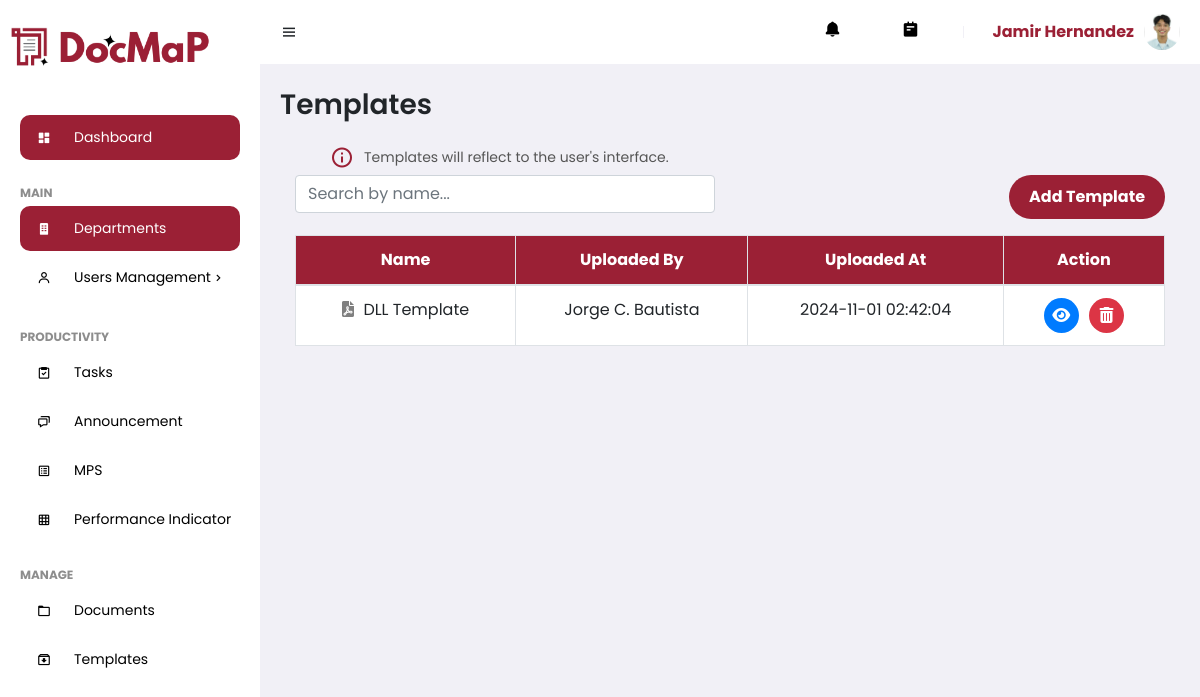
The app's page /Admin/templates.php (signed in) with its own data.
### tables this page shows
CREATE TABLE `useracc` (
  `UserID` int(11) NOT NULL,
  `Username` varchar(255) NOT NULL,
  `Password` varchar(255) NOT NULL,
  `fname` varchar(255) NOT NULL,
  `mname` varchar(255) NOT NULL,
  `lname` varchar(255) NOT NULL,
  `bday` date NOT NULL,
  `mobile` varchar(255) NOT NULL,
  `sex` enum('Male','Female') NOT NULL,
  `address` text NOT NULL,
  `email` varchar(255) NOT NULL,
  `profile` varchar(255) DEFAULT 'profile.jpg',
  `date_registered` timestamp NOT NULL DEFAULT current_timestamp(),
  `Status` enum('Pending','Approved','Rejected') NOT NULL,
  `role` enum('Admin','Department Head','Teacher') NOT NULL DEFAULT 'Teacher',
  `Rank` varchar(255) DEFAULT NULL,
  `dept_ID` int(11) DEFAULT NULL
);

CREATE TABLE `templates` (
  `TemplateID` int(11) NOT NULL,
  `UserID` int(11) DEFAULT NULL,
  `name` varchar(255) NOT NULL,
  `filename` varchar(255) NOT NULL,
  `mimetype` varchar(100) NOT NULL,
  `size` int(11) NOT NULL,
  `uri` varchar(500) NOT NULL,
  `created_at` timestamp NOT NULL DEFAULT current_timestamp()
);

### Admin/templates.php (the view, shortened to what this page needs)
<?php
include 'connection.php';
function getFileIcon($filename) {
    $extension = pathinfo($filename, PATHINFO_EXTENSION);
    switch (strtolower($extension)) {
        case 'pdf':
            return 'fas fa-file-pdf';
    }
}
$query = "SELECT t.TemplateID, t.name, t.filename, t.created_at,
          CONCAT(u.fname, ' ', u.mname, '.', ' ', u.lname) AS uploaded_by
          FROM templates t
          JOIN useracc u ON t.UserID = u.UserID";
$result = mysqli_query($conn, $query);
$rowCount = mysqli_num_rows($result);
?>
<!DOCTYPE html>
<html lang="en">
<head>
    <link href='https://unpkg.com/boxicons@2.0.9/css/boxicons.min.css' rel='stylesheet'>
    <link href="https://cdnjs.cloudflare.com/ajax/libs/font-awesome/6.0.0-beta3/css/all.min.css" rel="stylesheet">
    <link href="https://stackpath.bootstrapcdn.com/bootstrap/4.5.2/css/bootstrap.min.css" rel="stylesheet">
    <link rel="stylesheet" href="assets/css/styles.css">
</head>
<body>
    <section id="sidebar">
        <?php include 'navbar.php'; ?>
    </section>
    <section id="content">
        <?php include 'topbar.php'; ?>
        <main>
            <h2 class="title mb-4">Templates</h2>
                <div class="info-message" style="display: flex; align-items: center; margin-top: 10px;">
                    <i class='bx bx-info-circle'style="font-size: 24px; margin-right: 10px; color:#9B2035; "></i>
                    <p style="font-size: 14px; color: #555; margin: 0;">
                        Templates will reflect to the user's interface.
                    </p>
                </div>
            <div class="container">
                <div class="row mb-3">
                    <div class="col-md-6">
                        <input type="text" id="searchInput" class="form-control" placeholder="Search by name...">
                    </div>
                    <div class="col-md-6 text-right">
                        <button class="btnTemplate"  data-toggle="modal" data-target="#uploadModal">Add Template</button>
                    </div>
                </div>
                <table class="table table-bordered">
                    <thead>
                        <tr>
                            <th>Name</th>
                            <th>Uploaded By</th>
                            <th>Uploaded At</th>
                            <th>Action</th>
                        </tr>
                    </thead>
                    <tbody id="templateTableBody">
                        <?php if ($rowCount > 0) { ?>
                            <?php while ($row = mysqli_fetch_assoc($result)) { ?>
                                <tr>
                                    <td>
                                        <i style="margin-right:5px; color:grey;" class="<?php echo getFileIcon($row['filename']); ?>"></i>
                                        <?php echo htmlspecialchars($row['name']); ?>
                                    </td>
                                    <td><?php echo htmlspecialchars($row['uploaded_by']); ?></td>
                                    <td><?php echo htmlspecialchars($row['created_at']); ?></td>
                                    <td>
                                        <a href="Templates/<?php echo $row['filename']; ?>" target="_blank" class="btn btn-circle btn-view" title="View">
                                            <i class="fas fa-eye"></i>
                                        </a>
                                        <a href="#" class="btn btn-circle btn-delete" title="Delete"
                                           onclick="confirmDelete('<?php echo $row['TemplateID']; ?>', '<?php echo $row['filename']; ?>'); return false;">
                                           <i class="fas fa-trash-alt"></i>
                                        </a>
                                    </td>
                                </tr>
                            <?php } ?>
                        <?php } else { ?>
                            <tr>
                                <td colspan="4" class="text-center">No templates available.</td>
                            </tr>
                        <?php } ?>
                    </tbody>
                </table>
            </div>
        </main>
    </section>
</body>
</html>

### Admin/topbar.php (shortened to what this page needs)
<nav>
    <i class='bx bx-menu toggle-sidebar'></i>
    <a href="#" class="nav-link">
        <?php
        if (isset($_SESSION['user_id'])) {
        ?>
        <i class='bx bxs-bell icon' id="notification-icon"></i>
            <?php
            } else {
                echo "User not logged in.";
            }
            ?>
    </a>
    <a href="#" class="nav-link">
        <i class='bx bxs-notepad icon'></i>
    </a>
    <div class="profile">
        <?php
        include 'connection.php';
        if (isset($_SESSION['user_id'])) {
            $userId = $_SESSION['user_id'];
            $sql = "SELECT Profile, CONCAT(fname, ' ', lname) AS fullname FROM useracc WHERE UserID = ?";
            $stmt = $conn->prepare($sql);
            if ($stmt) {
                $stmt->bind_param("s", $userId);
                $stmt->execute();
                $stmt->bind_result($profileImage, $fullName);
                $profileImagePath = "../img/UserProfile/" . $profileImage;
                if (file_exists($profileImagePath)) {
                    echo "<span class='user-name'>{$fullName}</span>";
                    echo "<img src='{$profileImagePath}' alt='Profile Image' class='profile-image'>";
                } else {
                    echo "<span class='user-name'>{$fullName}</span>";
                    echo "<img src='default_profile_image.jpg' alt='Profile Image' class='profile-image'>";
                }
            } else {
                echo "Error preparing statement: " . $conn->error;
            }
        } else {
            echo "User not logged in.";
        }
        ?>
    </div>
</nav>

### Admin/assets/css/styles.css (style rules this page uses)
* { font-family: 'Poppins', sans-serif; margin: 0; padding: 0; box-sizing: border-box; }
:root { --grey: #F1F0F6; --dark-grey: #8D8D8D; --light: #fff; --dark: #000; --green: #81D43A; --light-green: #E3FFCB; --blue: #9B2035; --light-blue: #D0E4FF; --dark-blue: #0C5FCD; --red: #FC3B56; }
html { overflow-x: hidden; }
body { background: var(--grey); overflow-x: hidden; }
a { text-decoration: none; }
#sidebar { position: fixed; max-width: 260px; width: 100%; background: var(--light); top: 0; left: 0; height: 100%; overflow-y: auto; scrollbar-width: none; transition: all .3s ease; z-index: 200; }
#content { position: relative; width: calc(100% - 260px); left: 260px; transition: all .3s ease; }
nav { background: var(--light); height: 64px; padding: 0 20px; display: flex; align-items: center; grid-gap: 28px; position: sticky; top: 0; left: 0; z-index: 100; }
nav .toggle-sidebar { font-size: 18px; cursor: pointer; }
nav .nav-link { position: relative; }
nav .nav-link .icon { font-size: 18px; color: var(--dark); }
nav .profile { position: relative; }
nav .profile img { width: 36px; height: 36px; border-radius: 50%; object-fit: cover; cursor: pointer; }
main { width: 100%; padding: 24px 20px 20px 20px; }
main .title { font-size: 28px; font-weight: 600; margin-bottom: 10px; }

### Admin/templates.php (style rules this page uses)
table { width: 80%; border-collapse: collapse; }
th, td { text-align: center; padding: 10px; }
th { background-color: #9B2035; color: white; }
td { background-color: #ffff; }
.btn-circle { width: 35px; height: 35px; border-radius: 50%; display: inline-flex; align-items: center; justify-content: center; color: white; font-size: 16px; margin: 0 3px; text-decoration: none; }
.btn-view { background-color: #007bff; }
.btn-delete { background-color: #dc3545; }
.btn-circle i { margin: 0; }
.btnTemplate { background-color: #9b2035; color: white; padding: 10px 20px; border: none; border-radius: 25px; cursor: pointer; transition: background-color 0.3s; float: right; font-weight:bold; }
.info-message { display: flex; align-items: center; margin-top: 5px; margin-bottom: 5px; margin-left: 50px; }
.info-message p { font-size: 16px; color: #555; margin: 0; }

### Admin/topbar.php (style rules this page uses)
.profile { display: flex; align-items: center; }
.user-name { margin-right: 10px; font-weight: bold; color: #9B2035; }
.profile-image { width: 40px; height: 40px; border-radius: 50%; }
.nav-link { position: relative; }

### records on screen
useracc: profile (picture)
templates: name "DLL Template", uploaded_by "Jorge C. Bautista", created_at "2024-11-01 02:42:04"

### other values on screen
$fullName "Jamir Hernandez"
